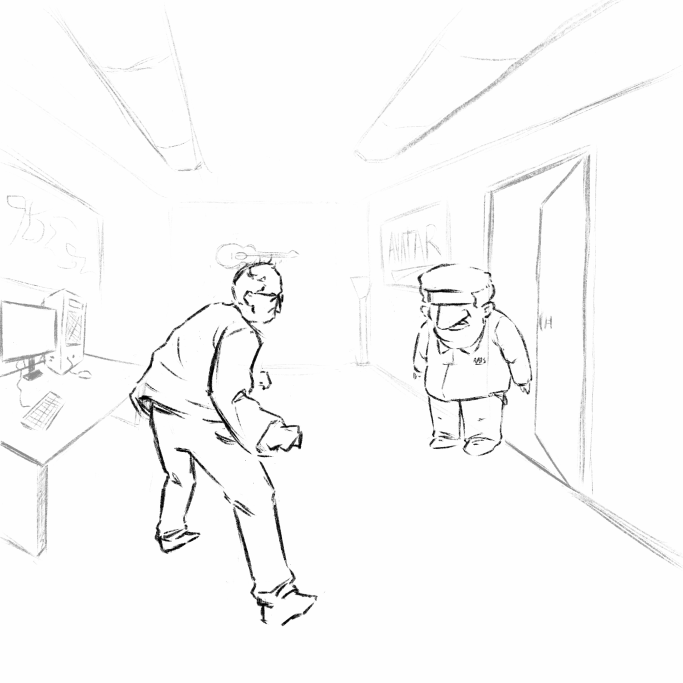
#> input picture frankTank.png, 2048 x 2048 px (shown at 1/3 size)
$ python format_image.py frankTank.png
#> lines starting #> are read from the running program, lines starting #| are printed output that depends on the picture
# pillow.py - make thumbnail version of picture

from PIL import Image
import sys
import os

def mk_thumbnail(img, size):
#> called with img = 'frankTank.png', size = (400, 400)
    fn, _ = os.path.splitext(img)
    filename = f'{fn}_thumbnail.png'
    output = f'bbuehl_site/static/thumbnail/{filename}'

    i = Image.open(img)
#> i is the input picture: PIL image 2048x2048 RGB; min 0, max 254, mean 249.2
    resize = i.size[0]
#> resize = 2048

    if i.size[0] > i.size[1]:
        resize = i.size[1]

    i_resize = i.resize(size, box=(0, 0, resize, resize))
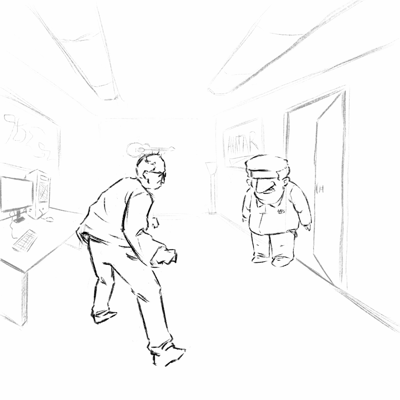
#> i_resize: PIL image 400x400 RGB; min 0, max 255, mean 249.1
    i_resize.save(output, quality=95)

    return filename


if __name__ == '__main__':
    size = (400, 400)
    img = sys.argv[1]
    print(mk_thumbnail(img, size))
